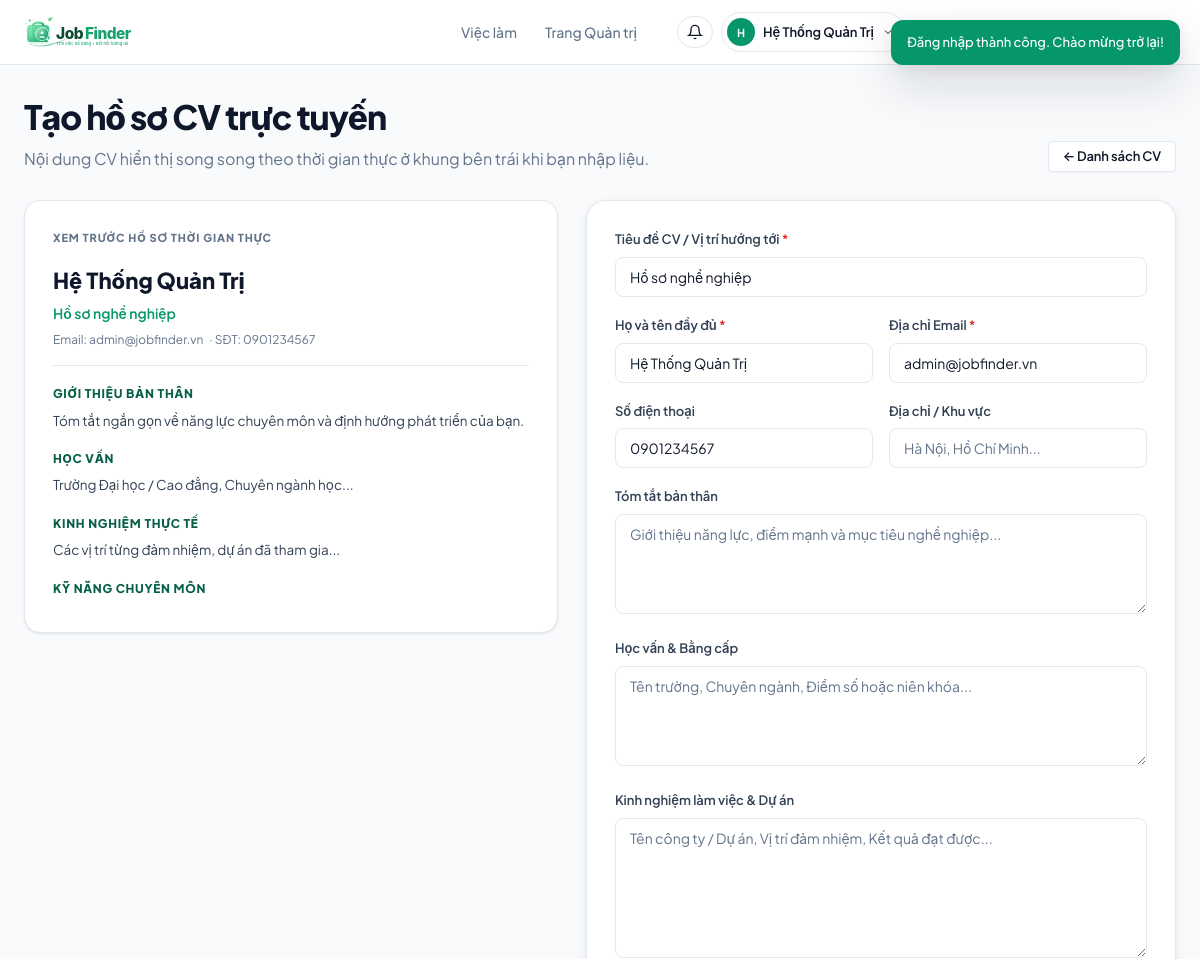
/cv-builder.php (signed in, upper part), run on an earlier commit of the app's database.
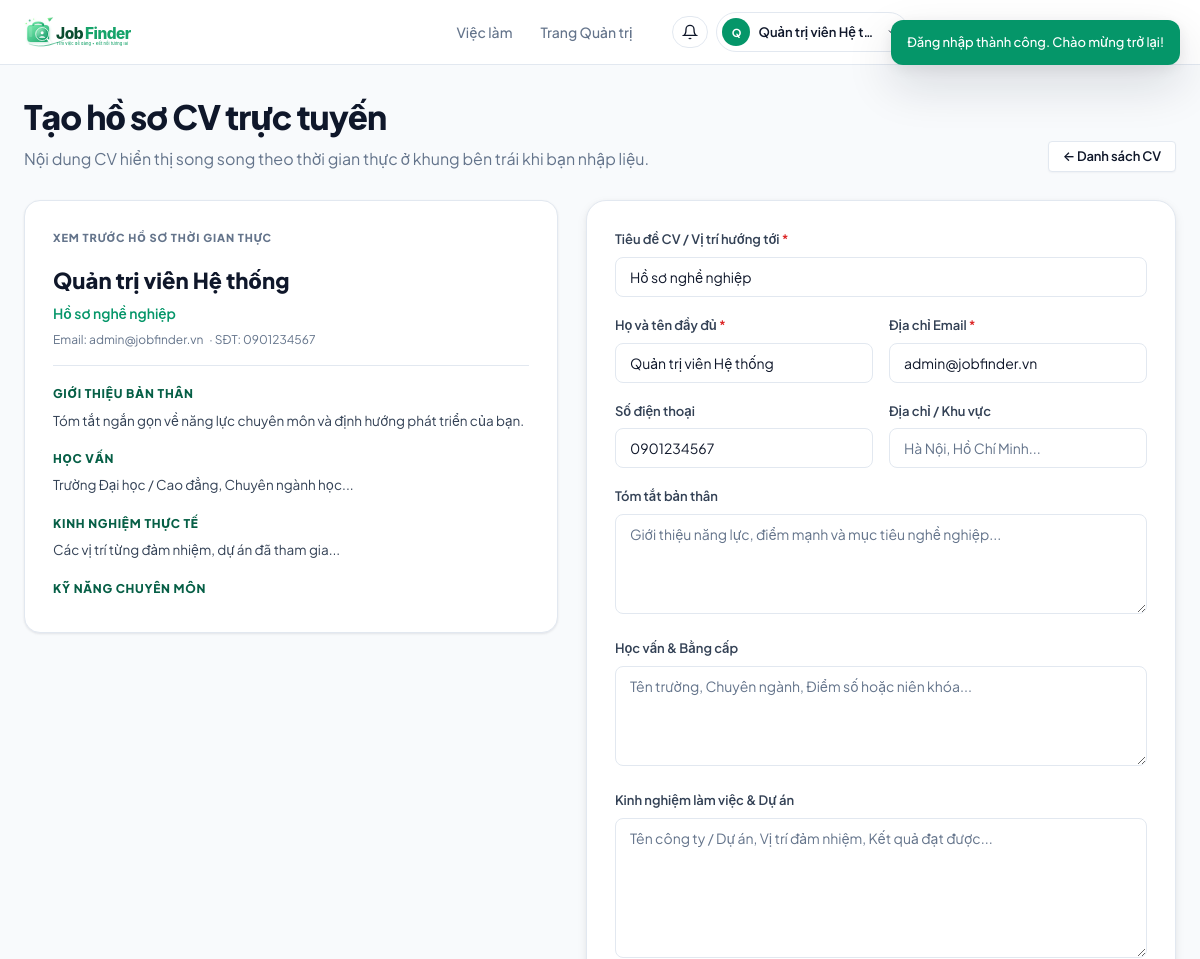
And on a later commit of the database.
### tables this page shows
CREATE TABLE `users` (
  `id` INT AUTO_INCREMENT PRIMARY KEY,
  `name` VARCHAR(100) NOT NULL,
  `email` VARCHAR(100) NOT NULL UNIQUE,
  `role` ENUM('candidate', 'employer', 'admin') NOT NULL DEFAULT 'candidate',
  `password` VARCHAR(255) NOT NULL,
  `phone` VARCHAR(20) NULL,
  `avatar` VARCHAR(255) NULL,
  `google_id` VARCHAR(255) NULL,
  `auth_provider` VARCHAR(20) NOT NULL DEFAULT 'local',
  `is_active` TINYINT(1) NOT NULL DEFAULT 1,
  `created_at` TIMESTAMP DEFAULT CURRENT_TIMESTAMP,
  `updated_at` TIMESTAMP NULL ON UPDATE CURRENT_TIMESTAMP
);

### cv-builder.php (the view, shortened to what the changed rows need)
<?php
require_once 'config/database.php';
$user_id = (int)$_SESSION['user_id'];
$cv_id   = isset($_GET['id']) ? (int)$_GET['id'] : 0;
$fields = [
    'title'          => 'Hồ sơ nghề nghiệp',
    'full_name'      => '',
    'email'          => $_SESSION['user_email'] ?? '',
    'phone'          => '',
    'address'        => '',
    'summary'        => '',
    'education'      => '',
    'experience'     => '',
    'skills'         => '',
    'certifications' => '',
    'languages'      => '',
    'cv_link'        => '',
    'is_default'     => 0,
];
if ($cv_id === 0) {
    $user_stmt = $pdo->prepare("SELECT name, email, phone FROM users WHERE id = ?");
    $user_stmt->execute([$user_id]);
    $user_row = $user_stmt->fetch();
    if ($user_row) {
        $fields['full_name'] = $user_row['name']  ?? '';
        $fields['email']     = $user_row['email'] ?? '';
        $fields['phone']     = $user_row['phone'] ?? '';
    }
}
require_once 'includes/header.php';
?>
<section class="section" style="padding-top:32px;">
    <div class="container">
        <div class="section-header" style="margin-bottom:28px;">
            <div>
                <h1 class="section-title"><?= $cv_id > 0 ? 'Chỉnh sửa hồ sơ CV' : 'Tạo hồ sơ CV trực tuyến' ?></h1>
            </div>
        </div>
        <div class="cv-builder-layout">
            <div>
                <div class="cv-preview-paper">
                    <div class="cv-paper-header">
                        <div class="cv-paper-name" id="prev_full_name"><?= htmlspecialchars($fields['full_name'] ?: 'Họ và tên của bạn') ?></div>
                        <div class="cv-paper-title" id="prev_title"><?= htmlspecialchars($fields['title'] ?: 'Vị trí mong muốn') ?></div>
                        <div class="cv-paper-contact">
                            <span id="prev_email">Email: <?= htmlspecialchars($fields['email'] ?: 'email@domain.com') ?></span>
                            <span id="prev_phone"><?= !empty($fields['phone']) ? '&middot; SĐT: ' . htmlspecialchars($fields['phone']) : '' ?></span>
                        </div>
                    </div>
                </div>
            </div>
            <div>
                <div class="form-card">
                    <form method="POST" id="cvForm">
                        <div style="display:grid; grid-template-columns:1fr 1fr; gap:16px;">
                            <div class="form-group">
                                <label class="form-label" for="full_name">Họ và tên đầy đủ <span style="color:var(--status-danger-text);">*</span></label>
                                <input type="text" id="full_name" name="full_name" class="form-control" value="<?= htmlspecialchars($fields['full_name']) ?>" required oninput="updatePreview('prev_full_name', this.value)">
                            </div>
                            <div class="form-group">
                                <label class="form-label" for="email">Địa chỉ Email <span style="color:var(--status-danger-text);">*</span></label>
                                <input type="email" id="email" name="email" class="form-control" value="<?= htmlspecialchars($fields['email']) ?>" required oninput="updatePreview('prev_email', 'Email: ' + this.value)">
                            </div>
                        </div>
                        <div style="display:grid; grid-template-columns:1fr 1fr; gap:16px;">
                            <div class="form-group">
                                <label class="form-label" for="phone">Số điện thoại</label>
                                <input type="text" id="phone" name="phone" class="form-control" placeholder="0912 345 678" value="<?= htmlspecialchars($fields['phone']) ?>" oninput="updatePreview('prev_phone', this.value ? '· SĐT: ' + this.value : '')">
                            </div>
                        </div>
                    </form>
                </div>
            </div>
        </div>
    </div>
</section>
<?php require_once 'includes/footer.php'; ?>

### includes/header.php (shortened to what the changed rows need)
<?php
$is_logged_in = isset($_SESSION['user_id']);
$user_name = $is_logged_in ? $_SESSION['user_name'] : '';
?>
<!DOCTYPE html>
<html lang="vi">
<head>
    <link rel="stylesheet" href="assets/css/style.css?v=<?php echo time(); ?>">
</head>
<body>
<header class="navbar" id="navbar">
    <div class="container nav-container">
        <nav class="nav-menu" id="navMenu">
            <div class="nav-auth">
                <?php if ($is_logged_in): ?>
                    <div class="user-dropdown" id="notifDropdown" style="position:relative;">
                        <button class="user-btn" id="notifBtn" type="button" aria-expanded="false" title="Thông báo" style="padding:7px 9px;">
                            <svg width="16" height="16" viewBox="0 0 24 24" fill="none" stroke="currentColor" stroke-width="2">
                                <path d="M6 8a6 6 0 0 1 12 0c0 7 3 9 3 9H3s3-2 3-9"/>
                                <path d="M10.3 21a1.94 1.94 0 0 0 3.4 0"/>
                            </svg>
                        </button>
                    </div>
                    <div class="user-dropdown" id="userDropdown">
                        <button class="user-btn" id="userBtn" type="button" aria-expanded="false">
                            <span class="user-avatar-mini"><?php echo mb_strtoupper(mb_substr($user_name, 0, 1)); ?></span>
                            <span class="user-name-text"><?php echo htmlspecialchars($user_name); ?></span>
                            <svg width="12" height="12" viewBox="0 0 24 24" fill="none" stroke="currentColor" stroke-width="2"><path d="m6 9 6 6 6-6"/></svg>
                        </button>
                    </div>
                <?php endif; ?>
            </div>
        </nav>
    </div>
</header>
<main class="main-content">

What changed in the data, as far as the page shows it:
changed users "admin@jobfinder.vn": name "Hệ Thống Quản Trị" → "Quản trị viên Hệ thống"; full_name "Hệ Thống Quản Trị" → "Quản trị viên Hệ thống"
Also different on the page:
mb_strtoupper(mb_substr($user_name, 0, 1)): "H" → "Q"
$user_name: "Hệ Thống Quản Trị" → "Quản trị viên Hệ t…"
